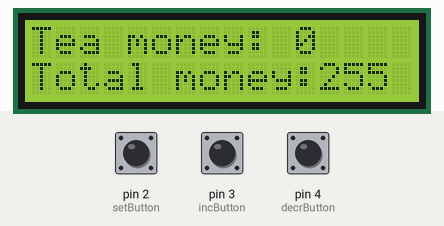
The sketch below on a simulated Arduino Uno, built with avr-gcc and run on an emulated ATmega328P. On the bench: 16×2 character LCD. The test bench sets the inputs (shaded band); at power-on: pin 3 (incButton) LOW, pin 4 (decrButton) LOW, pin 2 (setButton) LOW. EEPROM starts erased.

Above: at 1.2 s.
1.3 s: pin 3 (incButton) pulled HIGH for 1 s
At 2.9 s:
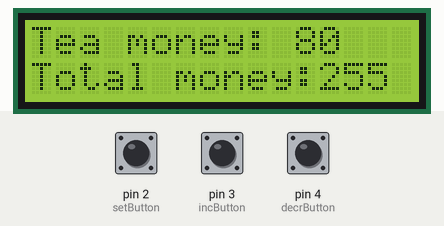
3.8 s: pin 4 (decrButton) pulled HIGH for 3.2 s
At 7.3 s:
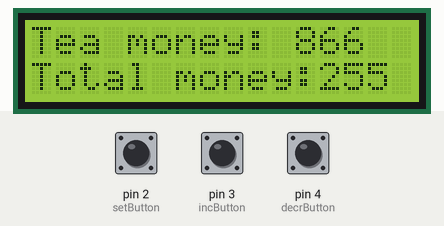
8.5 s: pin 2 (setButton) pulled HIGH for 0.15 s
At 9.7 s:
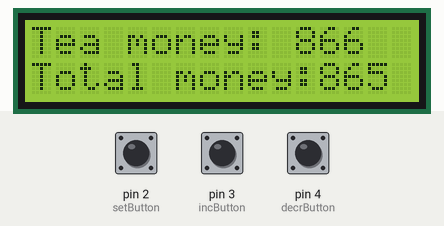
10.1 s: pin 3 (incButton) pulled HIGH for 0.15 s
11.7 s: pin 2 (setButton) pulled HIGH for 1 s
At 12.1 s:
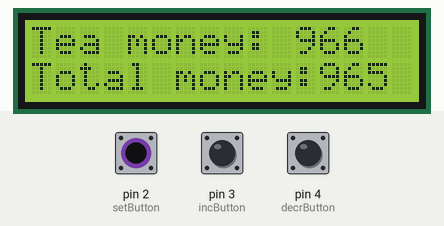
14.2 s: pin 4 (decrButton) pulled HIGH for 0.15 s
At 15.8 s:
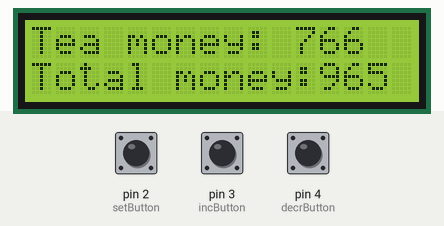
Timing chart, 0 to 16.9 s (numbered marks = the images above; inputs shaded):
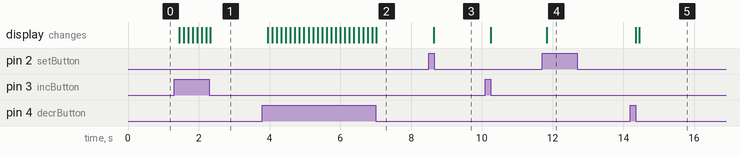

The sketch:

eprm.ino
```cpp
#include <EEPROM.h>
#include <Wire.h>
#include <LiquidCrystal_I2C.h>

uint8_t moneyCounter; //Здесь будем хранить чайевые
uint8_t money; //Здесь будем хранить чайевые

const int setButton = 2;
const int incButton = 3;
const int decrButton = 4;

int buttonSetState = 0;
int buttonIncState = 0;
int buttonDecrState = 0;

LiquidCrystal_I2C lcd(0x27,16,2);

void setup()
{
  pinMode(setButton, INPUT);
  pinMode(incButton, INPUT);
  pinMode(decrButton, INPUT);

  lcd.init();
  lcd.backlight();
  lcd.clear();

}

void loop()
{
  buttonSetState = digitalRead(setButton);
  buttonIncState = digitalRead(incButton);
  buttonDecrState = digitalRead(decrButton);

  if(buttonSetState == HIGH){
    EEPROM.write(0, moneyCounter);
    buttonSetState = LOW;
    delay(100);
  }
  if(buttonIncState == HIGH){
    moneyCounter+=10;
    delay(100);
  }
  if(buttonDecrState == HIGH){
    moneyCounter-=10;
    delay(100);
  }
  lcd.setCursor(0, 0);
  lcd.print("Tea money: ");
  lcd.print(moneyCounter);
  lcd.setCursor(0, 1);
  lcd.print("Total money:");
  lcd.print(EEPROM.read(0));
}
```

Measured:
- after the input at 1.3 s, the display: first changes after 0.14 s (image 1 shows a later state)
- after the input at 3.8 s, the display: first changes after 0.15 s (image 2 shows a later state)
- after the input at 8.5 s, the display: changes after 0.14 s (image 3)
- after the input at 11.7 s, the display: changes after 0.14 s (image 4)
- after the input at 14.2 s, the display: first changes after 0.14 s (image 5 shows a later state)
